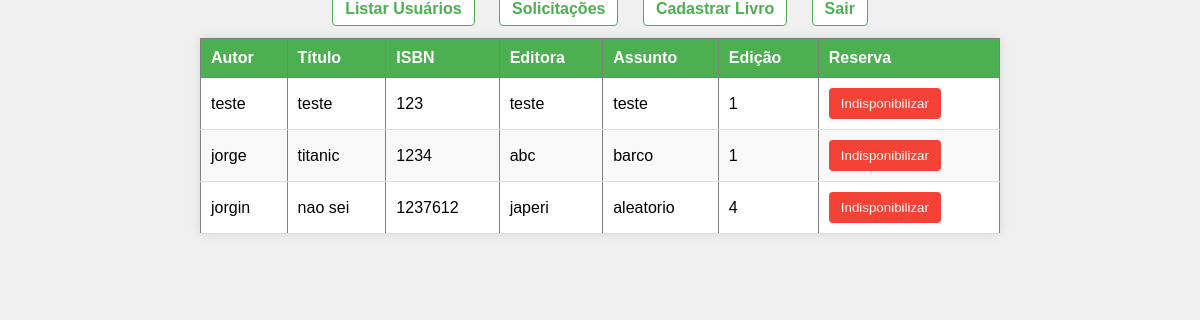
The page /painel-lib on the database its author committed.
### app.py (models this page shows)
class Livro(db.Model):
    __tablename__ = 'livro'
    id = db.Column(db.Integer, primary_key=True)
    autor = db.Column(db.String(100), nullable=False)
    titulo = db.Column(db.String(100), nullable=False)
    isbn = db.Column(db.Integer, unique=True, nullable=False)
    editora = db.Column(db.String(100), nullable=False)
    assunto = db.Column(db.String(100), nullable=False)
    edicao = db.Column(db.String(20), nullable=False)
    data_inclusao = db.Column(db.DateTime, default=datetime.utcnow)  # Data de inclusão
    disponivel = db.Column(db.Boolean, default=True)  # Disponibilidade (True ou False)
    reservado = db.Column(db.Boolean, default=False)  # Novo campo para indicar se o livro foi reservado

### app.py (the view)
@app.route('/painel-lib')
def painelLib():
    livros = Livro.query.all()  # Buscando todos os livros
    return render_template('painel-lib.html', livros=livros)

### templates/painel-lib.html (shortened to what this page needs)
<!DOCTYPE html>
<html lang="en">
<head>
    <link rel="stylesheet" href="../static/painel-lib.css">
</head>
<body>
    <div class="nav-links">
        <a href="{{ url_for('listarUsuarios') }}">Listar Usuários</a>
        <a href="{{ url_for('painelSolicitacoes') }}">Solicitações</a>
        <a href="{{ url_for('telaCadastroLivro') }}">Cadastrar Livro</a>
        <a href="{{ url_for('sair') }}">Sair</a>
    </div>
    <table border="1">
        <thead>
            <tr>
                <th>Autor</th>
                <th>Título</th>
                <th>ISBN</th>
                <th>Editora</th>
                <th>Assunto</th>
                <th>Edição</th>
                <th>Reserva</th>
            </tr>
        </thead>
        <tbody>
            {% if livros %}
                {% for livro in livros %}
                <tr>
                    <td>{{ livro.autor }}</td>
                    <td>{{ livro.titulo }}</td>
                    <td>{{ livro.isbn }}</td>
                    <td>{{ livro.editora }}</td>
                    <td>{{ livro.assunto }}</td>
                    <td>{{ livro.edicao }}</td>
                    <td>
                        {% if livro.disponivel %}
                            <form action="{{ url_for('indisponibilizarLivro', livro_id=livro.id) }}" method="POST">
                                <button type="submit">Indisponibilizar</button>
                            </form>
                        {% else %}
                            <form action="{{ url_for('disponibilizarLivro', livro_id=livro.id) }}" method="POST">
                                <button type="submit">Disponibilizar</button>
                            </form>
                        {% endif %}
                    </td>
                </tr>
                {% endfor %}
            {% else %}
                <tr>
                    <td colspan="6">Nenhum livro cadastrado.</td>
                </tr>
            {% endif %}
        </tbody>
    </table>
</body>
</html>

### static/painel-lib.css (style rules this page uses)
body { font-family: Arial, sans-serif; margin: 0; padding: 0; display: flex; flex-direction: column; align-items: center; background-color: #f0f0f0; }
a { color: #4CAF50; text-decoration: none; font-weight: bold; margin: 10px; padding: 8px 12px; background-color: #ffffff; border: 1px solid #4CAF50; border-radius: 4px; transition: background-color 0.3s ease; }
table { width: 90%; max-width: 800px; border-collapse: collapse; margin: 20px 0; background-color: #ffffff; box-shadow: 0 0 10px rgba(0, 0, 0, 0.1); }
thead th { background-color: #4CAF50; color: white; padding: 10px; text-align: left; }
tbody td { padding: 10px; text-align: left; border-bottom: 1px solid #ddd; }
thead { font-weight: bold; }
tbody tr:nth-child(even) { background-color: #f9f9f9; }
button { background-color: #f44336; color: white; border: none; padding: 8px 12px; cursor: pointer; transition: background-color 0.3s ease; border-radius: 4px; }

### rows shown on the page
Livro: autor "teste", titulo "teste", isbn "123", editora "teste", assunto "teste", edicao "1"
Livro: autor "jorge", titulo "titanic", isbn "1234", editora "abc", assunto "barco", edicao "1"
Livro: autor "jorgin", titulo "nao sei", isbn "1237612", editora "japeri", assunto "aleatorio", edicao "4"
